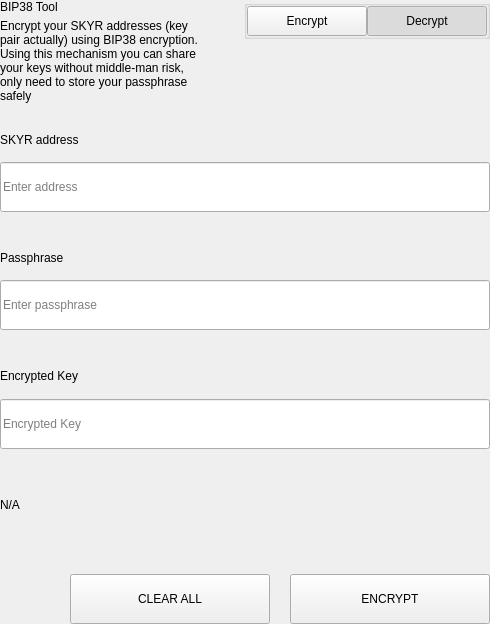
<?xml version="1.0" encoding="UTF-8"?>
<ui version="4.0">
 <class>SettingsBitToolWidget</class>
 <widget class="QWidget" name="SettingsBitToolWidget">
  <property name="geometry">
   <rect>
    <x>0</x>
    <y>0</y>
    <width>490</width>
    <height>624</height>
   </rect>
  </property>
  <property name="windowTitle">
   <string>Form</string>
  </property>
  <layout class="QVBoxLayout" name="verticalLayout">
   <property name="spacing">
    <number>0</number>
   </property>
   <property name="leftMargin">
    <number>0</number>
   </property>
   <property name="topMargin">
    <number>0</number>
   </property>
   <property name="rightMargin">
    <number>0</number>
   </property>
   <property name="bottomMargin">
    <number>0</number>
   </property>
   <item>
    <widget class="QWidget" name="left" native="true">
     <layout class="QVBoxLayout" name="verticalLayout_3">
      <property name="leftMargin">
       <number>0</number>
      </property>
      <property name="topMargin">
       <number>0</number>
      </property>
      <property name="rightMargin">
       <number>0</number>
      </property>
      <property name="bottomMargin">
       <number>0</number>
      </property>
      <item>
       <layout class="QVBoxLayout" name="verticalLayout_2">
        <property name="spacing">
         <number>0</number>
        </property>
        <item>
         <layout class="QHBoxLayout" name="horizontalLayout_3" stretch="3,1">
          <property name="spacing">
           <number>40</number>
          </property>
          <item>
           <layout class="QVBoxLayout" name="verticalLayoutTitle">
            <property name="spacing">
             <number>5</number>
            </property>
            <item>
             <widget class="QLabel" name="labelTitle">
              <property name="text">
               <string>BIP38 Tool</string>
              </property>
             </widget>
            </item>
            <item>
             <widget class="QLabel" name="labelSubtitle1">
              <property name="text">
               <string>Encrypt your SKYR addresses (key pair actually) using BIP38 encryption.
Using this mechanism you can share your keys without middle-man risk, only need to store your passphrase safely</string>
              </property>
              <property name="wordWrap">
               <bool>true</bool>
              </property>
             </widget>
            </item>
           </layout>
          </item>
          <item alignment="Qt::AlignTop">
           <widget class="QGroupBox" name="groupBox">
            <property name="title">
             <string/>
            </property>
            <property name="alignment">
             <set>Qt::AlignLeading|Qt::AlignLeft|Qt::AlignTop</set>
            </property>
            <layout class="QHBoxLayout" name="horizontalLayout_4">
             <property name="spacing">
              <number>0</number>
             </property>
             <property name="leftMargin">
              <number>0</number>
             </property>
             <property name="topMargin">
              <number>0</number>
             </property>
             <property name="rightMargin">
              <number>0</number>
             </property>
             <property name="bottomMargin">
              <number>0</number>
             </property>
             <item>
              <spacer name="horizontalSpacer">
               <property name="orientation">
                <enum>Qt::Horizontal</enum>
               </property>
               <property name="sizeHint" stdset="0">
                <size>
                 <width>40</width>
                 <height>20</height>
                </size>
               </property>
              </spacer>
             </item>
             <item>
              <widget class="QPushButton" name="pushLeft">
               <property name="minimumSize">
                <size>
                 <width>120</width>
                 <height>30</height>
                </size>
               </property>
               <property name="maximumSize">
                <size>
                 <width>120</width>
                 <height>30</height>
                </size>
               </property>
               <property name="focusPolicy">
                <enum>Qt::NoFocus</enum>
               </property>
               <property name="text">
                <string>Encrypt</string>
               </property>
               <property name="checkable">
                <bool>true</bool>
               </property>
               <property name="autoExclusive">
                <bool>true</bool>
               </property>
              </widget>
             </item>
             <item>
              <widget class="QPushButton" name="pushRight">
               <property name="minimumSize">
                <size>
                 <width>120</width>
                 <height>30</height>
                </size>
               </property>
               <property name="maximumSize">
                <size>
                 <width>120</width>
                 <height>30</height>
                </size>
               </property>
               <property name="focusPolicy">
                <enum>Qt::NoFocus</enum>
               </property>
               <property name="text">
                <string>Decrypt</string>
               </property>
               <property name="checkable">
                <bool>true</bool>
               </property>
               <property name="checked">
                <bool>true</bool>
               </property>
               <property name="autoExclusive">
                <bool>true</bool>
               </property>
              </widget>
             </item>
            </layout>
           </widget>
          </item>
         </layout>
        </item>
        <item>
         <widget class="QStackedWidget" name="stackedWidget">
          <property name="currentIndex">
           <number>1</number>
          </property>
          <widget class="QWidget" name="pageDecrypt">
           <layout class="QVBoxLayout" name="verticalLayout_5">
            <property name="spacing">
             <number>0</number>
            </property>
            <property name="leftMargin">
             <number>0</number>
            </property>
            <property name="topMargin">
             <number>0</number>
            </property>
            <property name="rightMargin">
             <number>0</number>
            </property>
            <property name="bottomMargin">
             <number>0</number>
            </property>
            <item>
             <widget class="QWidget" name="widget" native="true">
              <property name="minimumSize">
               <size>
                <width>0</width>
                <height>100</height>
               </size>
              </property>
              <layout class="QVBoxLayout" name="verticalLayout_4">
               <property name="spacing">
                <number>0</number>
               </property>
               <property name="leftMargin">
                <number>0</number>
               </property>
               <property name="topMargin">
                <number>0</number>
               </property>
               <property name="rightMargin">
                <number>0</number>
               </property>
               <property name="bottomMargin">
                <number>0</number>
               </property>
               <item>
                <spacer name="verticalSpacer_2">
                 <property name="orientation">
                  <enum>Qt::Vertical</enum>
                 </property>
                 <property name="sizeType">
                  <enum>QSizePolicy::Fixed</enum>
                 </property>
                 <property name="sizeHint" stdset="0">
                  <size>
                   <width>20</width>
                   <height>20</height>
                  </size>
                 </property>
                </spacer>
               </item>
               <item>
                <layout class="QHBoxLayout" name="horizontalLayout_6" stretch="2">
                 <property name="spacing">
                  <number>0</number>
                 </property>
                 <item>
                  <layout class="QVBoxLayout" name="verticalLayout_7">
                   <property name="spacing">
                    <number>9</number>
                   </property>
                   <item>
                    <widget class="QLabel" name="labelSubtitleKey">
                     <property name="minimumSize">
                      <size>
                       <width>0</width>
                       <height>20</height>
                      </size>
                     </property>
                     <property name="maximumSize">
                      <size>
                       <width>16777215</width>
                       <height>20</height>
                      </size>
                     </property>
                     <property name="text">
                      <string>Encrypted key</string>
                     </property>
                    </widget>
                   </item>
                   <item>
                    <widget class="QLineEdit" name="lineEditKey">
                     <property name="minimumSize">
                      <size>
                       <width>0</width>
                       <height>50</height>
                      </size>
                     </property>
                     <property name="maximumSize">
                      <size>
                       <width>16777215</width>
                       <height>50</height>
                      </size>
                     </property>
                     <property name="placeholderText">
                      <string>Enter a encrypted key</string>
                     </property>
                    </widget>
                   </item>
                  </layout>
                 </item>
                </layout>
               </item>
               <item>
                <spacer name="verticalSpacer_3">
                 <property name="orientation">
                  <enum>Qt::Vertical</enum>
                 </property>
                 <property name="sizeType">
                  <enum>QSizePolicy::Fixed</enum>
                 </property>
                 <property name="sizeHint" stdset="0">
                  <size>
                   <width>20</width>
                   <height>20</height>
                  </size>
                 </property>
                </spacer>
               </item>
               <item>
                <layout class="QVBoxLayout" name="verticalLayout_9">
                 <property name="spacing">
                  <number>9</number>
                 </property>
                 <item>
                  <widget class="QLabel" name="labelSubtitlePassphrase">
                   <property name="maximumSize">
                    <size>
                     <width>16777215</width>
                     <height>20</height>
                    </size>
                   </property>
                   <property name="text">
                    <string>Passphrase</string>
                   </property>
                  </widget>
                 </item>
                 <item>
                  <widget class="QLineEdit" name="lineEditPassphrase">
                   <property name="minimumSize">
                    <size>
                     <width>0</width>
                     <height>50</height>
                    </size>
                   </property>
                   <property name="maximumSize">
                    <size>
                     <width>16777215</width>
                     <height>50</height>
                    </size>
                   </property>
                   <property name="placeholderText">
                    <string>Enter a passphrase</string>
                   </property>
                  </widget>
                 </item>
                </layout>
               </item>
               <item>
                <spacer name="verticalSpacer_4">
                 <property name="orientation">
                  <enum>Qt::Vertical</enum>
                 </property>
                 <property name="sizeType">
                  <enum>QSizePolicy::Fixed</enum>
                 </property>
                 <property name="sizeHint" stdset="0">
                  <size>
                   <width>20</width>
                   <height>20</height>
                  </size>
                 </property>
                </spacer>
               </item>
               <item>
                <widget class="QWidget" name="widget_3" native="true">
                 <property name="sizePolicy">
                  <sizepolicy hsizetype="Preferred" vsizetype="Fixed">
                   <horstretch>0</horstretch>
                   <verstretch>0</verstretch>
                  </sizepolicy>
                 </property>
                 <layout class="QVBoxLayout" name="verticalLayout_10">
                  <property name="spacing">
                   <number>9</number>
                  </property>
                  <property name="leftMargin">
                   <number>0</number>
                  </property>
                  <property name="topMargin">
                   <number>0</number>
                  </property>
                  <property name="rightMargin">
                   <number>0</number>
                  </property>
                  <property name="bottomMargin">
                   <number>0</number>
                  </property>
                  <item>
                   <widget class="QLabel" name="labelSubtitleDecryptResult">
                    <property name="minimumSize">
                     <size>
                      <width>0</width>
                      <height>20</height>
                     </size>
                    </property>
                    <property name="maximumSize">
                     <size>
                      <width>16777215</width>
                      <height>20</height>
                     </size>
                    </property>
                    <property name="text">
                     <string>Decrypted address result</string>
                    </property>
                   </widget>
                  </item>
                  <item>
                   <widget class="QWidget" name="widget_4" native="true">
                    <layout class="QHBoxLayout" name="horizontalLayout" stretch="6,0,1">
                     <property name="spacing">
                      <number>0</number>
                     </property>
                     <property name="leftMargin">
                      <number>0</number>
                     </property>
                     <property name="topMargin">
                      <number>0</number>
                     </property>
                     <property name="rightMargin">
                      <number>0</number>
                     </property>
                     <property name="bottomMargin">
                      <number>0</number>
                     </property>
                     <item alignment="Qt::AlignVCenter">
                      <widget class="QLineEdit" name="lineEditDecryptResult">
                       <property name="minimumSize">
                        <size>
                         <width>0</width>
                         <height>50</height>
                        </size>
                       </property>
                       <property name="maximumSize">
                        <size>
                         <width>16777215</width>
                         <height>50</height>
                        </size>
                       </property>
                       <property name="placeholderText">
                        <string>Decrypted Address</string>
                       </property>
                      </widget>
                     </item>
                     <item>
                      <spacer name="horizontalSpacer_4">
                       <property name="orientation">
                        <enum>Qt::Horizontal</enum>
                       </property>
                       <property name="sizeType">
                        <enum>QSizePolicy::Fixed</enum>
                       </property>
                       <property name="sizeHint" stdset="0">
                        <size>
                         <width>20</width>
                         <height>50</height>
                        </size>
                       </property>
                      </spacer>
                     </item>
                     <item>
                      <widget class="QPushButton" name="pushButtonImport">
                       <property name="minimumSize">
                        <size>
                         <width>140</width>
                         <height>40</height>
                        </size>
                       </property>
                       <property name="text">
                        <string>Import Address</string>
                       </property>
                      </widget>
                     </item>
                    </layout>
                   </widget>
                  </item>
                 </layout>
                </widget>
               </item>
               <item>
                <widget class="QLabel" name="statusLabel_DEC">
                 <property name="maximumSize">
                  <size>
                   <width>16777215</width>
                   <height>40</height>
                  </size>
                 </property>
                 <property name="text">
                  <string/>
                 </property>
                </widget>
               </item>
               <item>
                <spacer name="verticalSpacer">
                 <property name="orientation">
                  <enum>Qt::Vertical</enum>
                 </property>
                 <property name="sizeType">
                  <enum>QSizePolicy::Preferred</enum>
                 </property>
                 <property name="sizeHint" stdset="0">
                  <size>
                   <width>20</width>
                   <height>20</height>
                  </size>
                 </property>
                </spacer>
               </item>
               <item>
                <layout class="QHBoxLayout" name="horizontalLayout_7">
                 <property name="spacing">
                  <number>0</number>
                 </property>
                 <item>
                  <spacer name="horizontalSpacer_5">
                   <property name="orientation">
                    <enum>Qt::Horizontal</enum>
                   </property>
                   <property name="sizeType">
                    <enum>QSizePolicy::Expanding</enum>
                   </property>
                   <property name="sizeHint" stdset="0">
                    <size>
                     <width>40</width>
                     <height>20</height>
                    </size>
                   </property>
                  </spacer>
                 </item>
                 <item>
                  <widget class="QPushButton" name="pushButtonDecryptClear">
                   <property name="minimumSize">
                    <size>
                     <width>200</width>
                     <height>50</height>
                    </size>
                   </property>
                   <property name="maximumSize">
                    <size>
                     <width>200</width>
                     <height>50</height>
                    </size>
                   </property>
                   <property name="text">
                    <string>CLEAR</string>
                   </property>
                  </widget>
                 </item>
                 <item>
                  <spacer name="horizontalSpacer_3">
                   <property name="orientation">
                    <enum>Qt::Horizontal</enum>
                   </property>
                   <property name="sizeType">
                    <enum>QSizePolicy::Fixed</enum>
                   </property>
                   <property name="sizeHint" stdset="0">
                    <size>
                     <width>20</width>
                     <height>20</height>
                    </size>
                   </property>
                  </spacer>
                 </item>
                 <item>
                  <widget class="QPushButton" name="pushButtonDecrypt">
                   <property name="minimumSize">
                    <size>
                     <width>200</width>
                     <height>50</height>
                    </size>
                   </property>
                   <property name="maximumSize">
                    <size>
                     <width>200</width>
                     <height>50</height>
                    </size>
                   </property>
                   <property name="text">
                    <string>DECRYPT KEY</string>
                   </property>
                  </widget>
                 </item>
                </layout>
               </item>
              </layout>
             </widget>
            </item>
           </layout>
          </widget>
          <widget class="QWidget" name="pageEncrypt">
           <layout class="QVBoxLayout" name="verticalLayout_11">
            <property name="spacing">
             <number>0</number>
            </property>
            <property name="leftMargin">
             <number>0</number>
            </property>
            <property name="topMargin">
             <number>0</number>
            </property>
            <property name="rightMargin">
             <number>0</number>
            </property>
            <property name="bottomMargin">
             <number>0</number>
            </property>
            <item>
             <spacer name="verticalSpacer_8">
              <property name="orientation">
               <enum>Qt::Vertical</enum>
              </property>
              <property name="sizeType">
               <enum>QSizePolicy::Fixed</enum>
              </property>
              <property name="sizeHint" stdset="0">
               <size>
                <width>20</width>
                <height>20</height>
               </size>
              </property>
             </spacer>
            </item>
            <item>
             <widget class="QWidget" name="containerAddressEnc" native="true">
              <layout class="QVBoxLayout" name="containerAddressEncLayout">
               <property name="spacing">
                <number>5</number>
               </property>
               <property name="leftMargin">
                <number>0</number>
               </property>
               <property name="topMargin">
                <number>0</number>
               </property>
               <property name="rightMargin">
                <number>0</number>
               </property>
               <property name="bottomMargin">
                <number>0</number>
               </property>
               <item>
                <widget class="QLabel" name="labelSubtitleAddress">
                 <property name="minimumSize">
                  <size>
                   <width>0</width>
                   <height>20</height>
                  </size>
                 </property>
                 <property name="maximumSize">
                  <size>
                   <width>16777215</width>
                   <height>20</height>
                  </size>
                 </property>
                 <property name="text">
                  <string>SKYR address</string>
                 </property>
                </widget>
               </item>
               <item>
                <widget class="QLineEdit" name="addressIn_ENC">
                 <property name="minimumSize">
                  <size>
                   <width>0</width>
                   <height>50</height>
                  </size>
                 </property>
                 <property name="placeholderText">
                  <string>Enter address</string>
                 </property>
                </widget>
               </item>
              </layout>
             </widget>
            </item>
            <item>
             <spacer name="verticalSpacer_6">
              <property name="orientation">
               <enum>Qt::Vertical</enum>
              </property>
              <property name="sizeType">
               <enum>QSizePolicy::Fixed</enum>
              </property>
              <property name="sizeHint" stdset="0">
               <size>
                <width>20</width>
                <height>20</height>
               </size>
              </property>
             </spacer>
            </item>
            <item>
             <widget class="QWidget" name="containerAddress" native="true">
              <layout class="QHBoxLayout" name="horizontalLayout_9" stretch="2">
               <property name="spacing">
                <number>0</number>
               </property>
               <property name="leftMargin">
                <number>0</number>
               </property>
               <property name="topMargin">
                <number>0</number>
               </property>
               <property name="rightMargin">
                <number>0</number>
               </property>
               <property name="bottomMargin">
                <number>0</number>
               </property>
               <item>
                <layout class="QVBoxLayout" name="verticalLayout_8">
                 <property name="spacing">
                  <number>5</number>
                 </property>
                 <item>
                  <widget class="QLabel" name="labelSubtitleMessage">
                   <property name="minimumSize">
                    <size>
                     <width>0</width>
                     <height>20</height>
                    </size>
                   </property>
                   <property name="maximumSize">
                    <size>
                     <width>16777215</width>
                     <height>20</height>
                    </size>
                   </property>
                   <property name="text">
                    <string>Passphrase</string>
                   </property>
                  </widget>
                 </item>
                 <item>
                  <widget class="QLineEdit" name="passphraseIn_ENC">
                   <property name="minimumSize">
                    <size>
                     <width>0</width>
                     <height>50</height>
                    </size>
                   </property>
                   <property name="maximumSize">
                    <size>
                     <width>16777215</width>
                     <height>50</height>
                    </size>
                   </property>
                   <property name="placeholderText">
                    <string>Enter passphrase</string>
                   </property>
                  </widget>
                 </item>
                </layout>
               </item>
              </layout>
             </widget>
            </item>
            <item>
             <spacer name="verticalSpacer_7">
              <property name="orientation">
               <enum>Qt::Vertical</enum>
              </property>
              <property name="sizeType">
               <enum>QSizePolicy::Fixed</enum>
              </property>
              <property name="sizeHint" stdset="0">
               <size>
                <width>20</width>
                <height>20</height>
               </size>
              </property>
             </spacer>
            </item>
            <item>
             <widget class="QWidget" name="widget_2" native="true">
              <property name="minimumSize">
               <size>
                <width>0</width>
                <height>75</height>
               </size>
              </property>
              <property name="maximumSize">
               <size>
                <width>16777215</width>
                <height>16777215</height>
               </size>
              </property>
              <layout class="QVBoxLayout" name="verticalLayout_6">
               <property name="leftMargin">
                <number>0</number>
               </property>
               <property name="topMargin">
                <number>0</number>
               </property>
               <property name="rightMargin">
                <number>0</number>
               </property>
               <property name="bottomMargin">
                <number>0</number>
               </property>
               <item>
                <widget class="QLabel" name="labelSubtitleEncryptedKey">
                 <property name="minimumSize">
                  <size>
                   <width>0</width>
                   <height>20</height>
                  </size>
                 </property>
                 <property name="maximumSize">
                  <size>
                   <width>16777215</width>
                   <height>20</height>
                  </size>
                 </property>
                 <property name="text">
                  <string>Encrypted Key</string>
                 </property>
                </widget>
               </item>
               <item>
                <widget class="QLineEdit" name="encryptedKeyOut_ENC">
                 <property name="minimumSize">
                  <size>
                   <width>0</width>
                   <height>50</height>
                  </size>
                 </property>
                 <property name="placeholderText">
                  <string>Encrypted Key</string>
                 </property>
                </widget>
               </item>
              </layout>
             </widget>
            </item>
            <item>
             <widget class="QLabel" name="statusLabel_ENC">
              <property name="text">
               <string notr="true">N/A</string>
              </property>
             </widget>
            </item>
            <item>
             <spacer name="verticalSpacer_5">
              <property name="orientation">
               <enum>Qt::Vertical</enum>
              </property>
              <property name="sizeType">
               <enum>QSizePolicy::Fixed</enum>
              </property>
              <property name="sizeHint" stdset="0">
               <size>
                <width>20</width>
                <height>20</height>
               </size>
              </property>
             </spacer>
            </item>
            <item>
             <layout class="QHBoxLayout" name="horizontalLayout_8">
              <property name="spacing">
               <number>0</number>
              </property>
              <item>
               <spacer name="horizontalSpacer_6">
                <property name="orientation">
                 <enum>Qt::Horizontal</enum>
                </property>
                <property name="sizeType">
                 <enum>QSizePolicy::Expanding</enum>
                </property>
                <property name="sizeHint" stdset="0">
                 <size>
                  <width>40</width>
                  <height>20</height>
                 </size>
                </property>
               </spacer>
              </item>
              <item>
               <widget class="QPushButton" name="pushButtonClear">
                <property name="minimumSize">
                 <size>
                  <width>200</width>
                  <height>50</height>
                 </size>
                </property>
                <property name="focusPolicy">
                 <enum>Qt::NoFocus</enum>
                </property>
                <property name="text">
                 <string>CLEAR ALL</string>
                </property>
               </widget>
              </item>
              <item>
               <spacer name="horizontalSpacer_2">
                <property name="orientation">
                 <enum>Qt::Horizontal</enum>
                </property>
                <property name="sizeType">
                 <enum>QSizePolicy::Fixed</enum>
                </property>
                <property name="sizeHint" stdset="0">
                 <size>
                  <width>20</width>
                  <height>20</height>
                 </size>
                </property>
               </spacer>
              </item>
              <item>
               <widget class="QPushButton" name="pushButtonEncrypt">
                <property name="minimumSize">
                 <size>
                  <width>200</width>
                  <height>50</height>
                 </size>
                </property>
                <property name="maximumSize">
                 <size>
                  <width>200</width>
                  <height>50</height>
                 </size>
                </property>
                <property name="focusPolicy">
                 <enum>Qt::NoFocus</enum>
                </property>
                <property name="text">
                 <string>ENCRYPT</string>
                </property>
               </widget>
              </item>
             </layout>
            </item>
           </layout>
          </widget>
         </widget>
        </item>
       </layout>
      </item>
     </layout>
    </widget>
   </item>
  </layout>
 </widget>
 <resources/>
 <connections/>
</ui>
